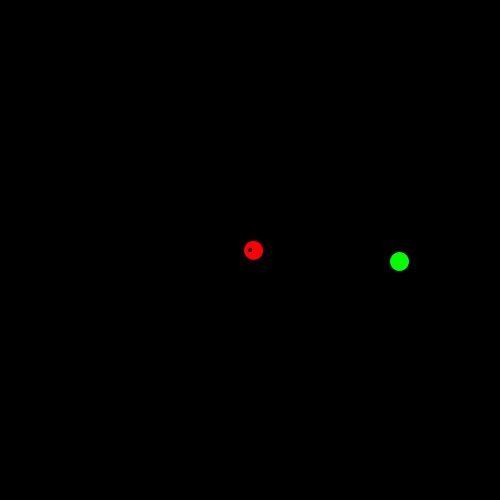
Frame 1 (no input)
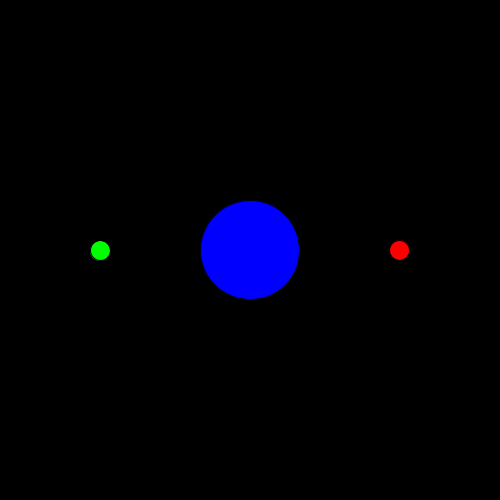
Frame 60 (the mouse pressed at the canvas centre just before this capture)
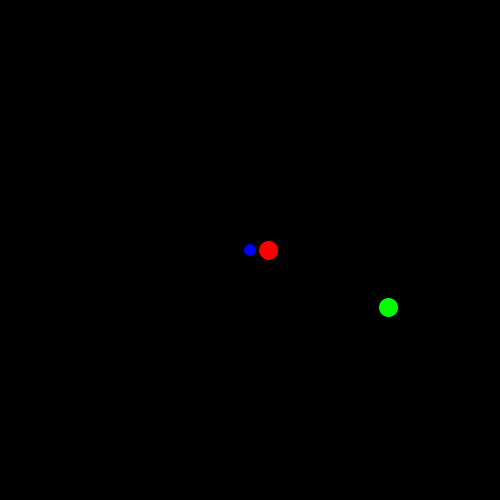
Frame 120 (the mouse held since frame 60 and released just before this capture)

The Processing sketch that drew these frames (run headless with seeded random() and noise(); from frame 60 on, the mouse is pressed at the canvas centre):

// Processing sketch: cours_03_05_sinusoidal
// ── cours_03_05_sinusoidal.pde
/*
La valeur sinus d'un angle compris entre 0 et 360 degrées sera comprise
entre -1 et 1
*/


float phi; //angle de départ
float speedPhi; //vitesse de l'ange
float periode; //duree de l'angle
float amplitude;

void setup()
{
  size(500, 500);
  periode = 250;
  speedPhi = TWO_PI/periode;
  amplitude = 150;
 }

void draw()
{
  background(0);
  
  updateSin();
  println(sin(phi));
  
  //Line motion
  float lx =width/2 + sin(phi) * amplitude;
  fill(255, 0, 0);
  ellipse(lx, height/2, 20, 20);
  
  //circular motion
  float eta = sin(phi) * PI;
  float cx = width/2 + cos(eta) * 150;
  float cy = height/2 + sin(eta) * 150;
  fill(0, 255, 0);
  ellipse(cx, cy, 20, 20);
  
  //sizeMotion
  float radius = sin(phi) * 50;
  fill(0, 0, 255);
  ellipse(width/2, height/2, radius * 2, radius * 2);
}

void updateSin()
{
  phi += speedPhi;
}
